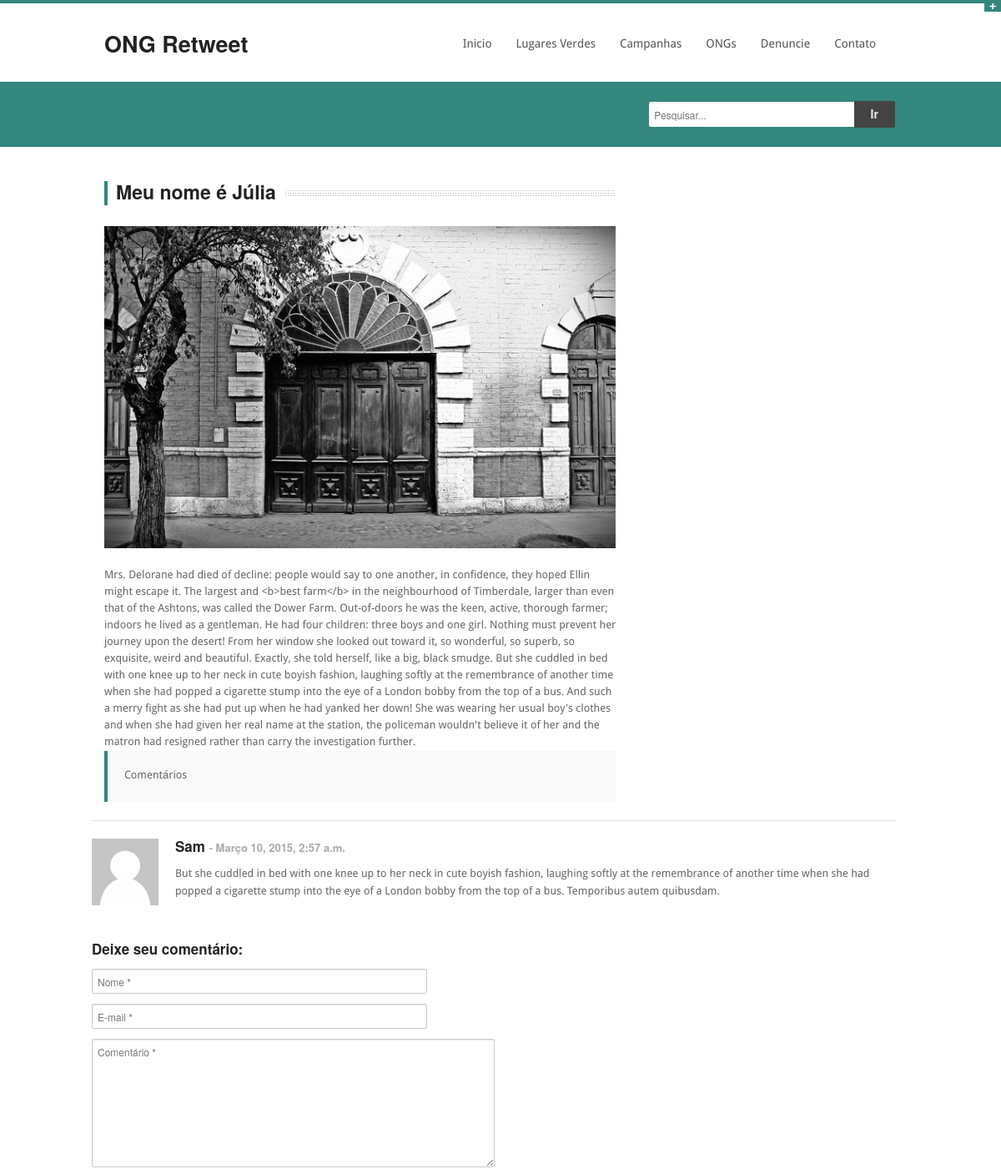
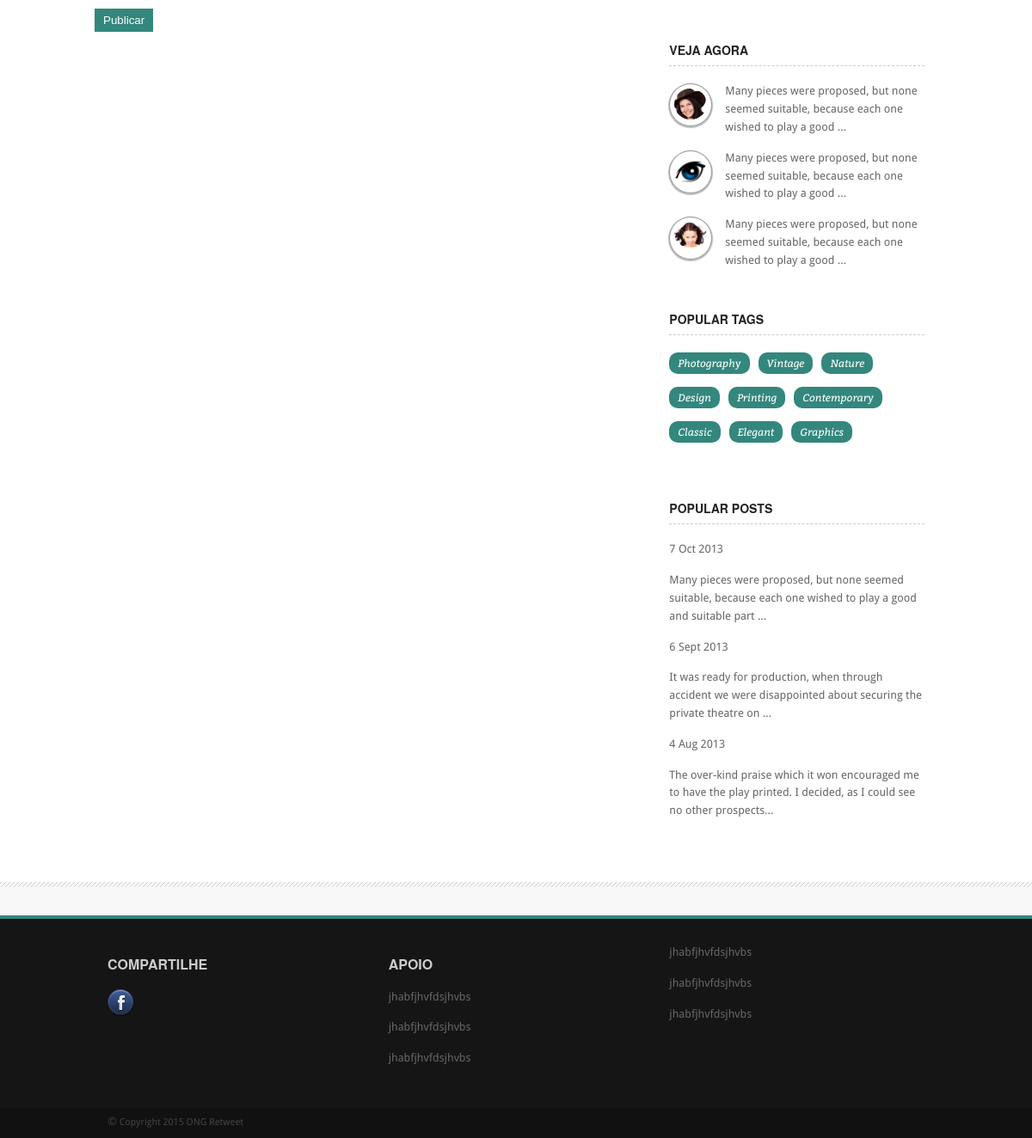
/meio-ambiente/meu-nome-e-julia, run on the app's committed database (2 pictures, top to bottom).
### blog/models.py (models this page shows, shortened)
class Page(models.Model):
	category = models.ForeignKey(Category)
	title = models.CharField(max_length=128, unique=True)
	url = models.SlugField(max_length=100 , unique=True)
	description= models.TextField(max_length=240)
	views= models.IntegerField(default=0)
	when = models.DateTimeField('data de criação', auto_now_add=True, db_index=True)
	slugCategory = models.SlugField(unique=True,db_index=True)
	body = models.TextField()

### blog/views.py (the view)
# urls.py: url(r'^(?P<category_slug>[\w\-]+)/(?P<page_url>[\w\-]+)$', blog.views.page, name='pagina'),
def page(request,category_slug, page_url):
	context_dict= {}
	try:
		context_dict['page']= Page.objects.filter(url=page_url)[0]
	except:
		context_dict['page']= Page.objects.filter(url=page_url)
	return render(request,'ong/artigo.html',context_dict)

### templates/ong/artigo.html (shortened to what this page needs)
<!DOCTYPE html>
{% load staticfiles %}
<html class="no-js" lang="pt-br">
<head>
<link rel="stylesheet" href="{% static "ong/stylesheets/style.css" %}">
<link rel="stylesheet" href="{% static "ong/stylesheets/blog.css" %}">
<link rel="stylesheet" href="{% static "ong/stylesheets/skins/teal.css" %}">
<link rel="stylesheet" href="{% static "ong/stylesheets/responsive.css" %}">
</head>
<body>
<p class="slide">
	<a href="#" class="btn-slide"></a>
</p>
<div class="row">
		<div class="four columns">
			<div class="logo">
				<a href="/"><h4>ONG Retweet</h4></a>
			</div>
		</div>
		<div class="eight columns noleftmarg">
			<nav id="nav-wrap">
				<ul class="nav-bar sf-menu">
					<li class="current">
					<a href="/">Inicio</a>
					</li>
					<li>
					<a href="verdes.html">Lugares Verdes</a>
					<li>
					<li>
					<a href="#">Campanhas</a>
					</li>
					<li>
					<a href="ongs.html">ONGs</a>
					</li>
					<li>
					<a href="/denuncie">Denuncie</a>
					</li>
					<li>
					<a href="contato.html">Contato</a>
					</li>
				</ul>
				</nav>
		</div>
</div>
<div id="subheader">
	<div class="row">
		<div class="eight columns">
		</div>
		<div class="four columns">
			<div class="row collapse">
				<div class="ten mobile-three columns">
					<input type="text" class="nomargin" placeholder="Pesquisar...">
				</div>
				<div class="two mobile-one columns">
					<a href="#" class="postfix button expand">Ir</a>
				</div>
			</div>
		</div>
	</div>
</div>
<div class="hr">
</div>
<div class="row">
	<div class="twelve columns noleftmargin">
		<div class="eight columns">
			{% if page %}
				<div class="sectiontitle">
					<h4>{{page.title}}</h4>
				</div>
				<p>
					<img src="{% static "ong/images/temp/post.jpg" %}" class="blogimage grayscale" alt="">
				</p>
				{{page.body}}
			<div class="panel"><p> Comentários</p> </div>
		</div>
			<hr>
			<div class="gravatar">
				<img src="{% static "ong/images/gravatar.png" %}" alt="">
			</div>
			<h5>Sam
			<span class="commentdate">
				- {{ page.when }}
			</span>
			</h5>
			<p>
				But she cuddled in bed with one knee up to her neck in cute boyish fashion, laughing softly at the remembrance of another time when she had popped a cigarette stump into the eye of a London bobby from the top of a bus.  Temporibus autem quibusdam.
			</p>
			<br class="clear">
			<h5>Deixe seu comentário:</h5>
			<input type="text" class="five smoothborder" placeholder="Nome *"/>
			<input type="text" class="five smoothborder" placeholder="E-mail *"/>
			<textarea class="six smoothborder" rows="7" placeholder="Comentário *"></textarea>
			<button type="submit" class="readmore">Publicar</button>
		</div>
		<div class="four columns">
			<h6 class="sidebartitle">VEJA AGORA</h6>
			<div class="avatar">
				<img src="{% static "ong/images/temp/author1.png" %}" alt="">
			</div>
			<p>
				 Many pieces were proposed, but none seemed suitable, because each one wished to play a good ...
			</p>
			<div class="avatar">
				<img src="{% static "ong/images/temp/author2.png" %}" alt="">
			</div>
			<p>
				 Many pieces were proposed, but none seemed suitable, because each one wished to play a good ...
			</p>
			<div class="avatar">
				<img src="{% static "ong/images/temp/author3.png" %}" alt="">
			</div>
			<p>
				 Many pieces were proposed, but none seemed suitable, because each one wished to play a good ...
			</p>
			<br class="clear"/>
			<h6 class="sidebartitle">POPULAR TAGS</h6>
			<a href="#" class="tags">Photography</a>
			<a href="#" class="tags">Vintage</a>
			<a href="#" class="tags">Nature</a>
			<a href="#" class="tags">Design</a>
			<a href="#" class="tags">Printing</a>
			<a href="#" class="tags">Contemporary</a>
			<a href="#" class="tags">Classic</a>
			<a href="#" class="tags">Elegant</a>
			<a href="#" class="tags">Graphics</a>
			<br class="clear"/>
			<br/><br/>
			<h6 class="sidebartitle">POPULAR POSTS</h6>
			<p>
				7 Oct 2013
			</p>
			<p>
				Many pieces were proposed, but none seemed suitable, because each one wished to play a good and suitable part ...
			</p>
			<p>
				6 Sept 2013
			</p>
			<p>
				It was ready for production, when through accident we were disappointed about securing the private theatre on ...
			</p>
			<p>
				4 Aug 2013
			</p>
			<p>
				The over-kind praise which it won encouraged me to have the play printed. I decided, as I could see no other prospects...
			</p>
		{% else %}
				<h1>Página não existe</h1>
		{% endif %}
		</div>
	</div>
<div class="hr">
</div>
<div class="tweetarea"><div class="tweettext"><div class="row"></div></div></div>
<div id="footer">
	<footer class="row">
	<div class="four columns">
	<h1>COMPARTILHE</h1>
		<div class="social facebook">
			<a href="http://www.facebook.com">
			<img src="{% static "ong/images/socialpack/facebooka.png" %}"/>
			</a>
		</div>
	</div>
	<div class="four columns">
	<h1>APOIO</h1>
			<p> jhabfjhvfdsjhvbs </p>
			<p> jhabfjhvfdsjhvbs </p>
			<p> jhabfjhvfdsjhvbs </p>
	</div>
	<div class="four columns">
		<p> jhabfjhvfdsjhvbs </p>
		<p> jhabfjhvfdsjhvbs </p>
		<p> jhabfjhvfdsjhvbs </p>
	</footer>
</div>
<div class="copyright">
	<div class="row">
		<div class="six columns">
			 &copy;<span class="small"> Copyright 2015 ONG Retweet</span>
		</div>
</div>
</body>
</html>

### static/ong/stylesheets/blog.css (style rules this page uses)
.avatar { margin-right:15px; float: left; background: #fff; width: 50px; height: 50px; padding: 5px; border: 1px solid #999; border-radius: 50%; box-shadow: 0px 1px 1px 1px #bbb; }
.avatar img { display: block; width: 100%; border: 0; margin: 0; border-radius: 50%; }
.tags { color:#fff; padding:2px 10px 3px; border-radius:10px;display:inline; float:left; margin:0 10px 15px 0;font-size:12px;font-family:BitterItalic; }
a.tags, .tags a { color:#fff; }
.sidebartitle { margin-bottom:20px;border-bottom:1px dashed #ccc;padding-bottom:10px; }
.gravatar { margin-right:20px;float:left; }
.commentdate { margin-bottom:7px;color:#aaa;font-size:13px; }
#subheader { padding:22px 50px 23px 50px !important; }

### static/ong/stylesheets/skins/teal.css (style rules this page uses)
.sectiontitle { border-left: 4px solid #33877d; }
.readmore { background:#33877d; }
#subheader { background: #33877d;border-top: 1px solid #33877d; color: #eee; }
#subheader a { color: #eee; }
.tags { background:#33877d; }
.slide { margin: 0; padding: 0; border-top: solid 4px #33877d; }
.btn-slide { background:#33877d url(../../images/plus.png) no-repeat; }
#footer { border-top:#33877D 4px solid; }
.panel { border-left:4px solid #33877D; }

### static/ong/stylesheets/responsive.css (style rules this page uses)
@media screen and (min-width: 600px) { .sf-menu { display: block !important; } }

### data on the page
Page: title "Meu nome é Júlia", body "Mrs. Delorane had died of decline: people would say to one another, in confidence, they hoped Ellin might escape it. The largest and <b>best farm</b> in the neighbourhood of Timberdale, larger than even that of the Ashtons, was called the Dower Farm. Out-of-doors he was the keen, active, thorough farmer; indoors he lived as a gentleman. He had four children: three boys and one girl. Nothing must prevent her journey upon the desert! From her window she looked out toward it, so wonderful, so superb, so exquisite, weird and beautiful. Exactly, she told herself, like a big, black smudge. But she cuddled in bed with one knee up to her neck in cute boyish fashion, laughing softly at the…", when "Março 10, 2015, 2:57 a.m."
